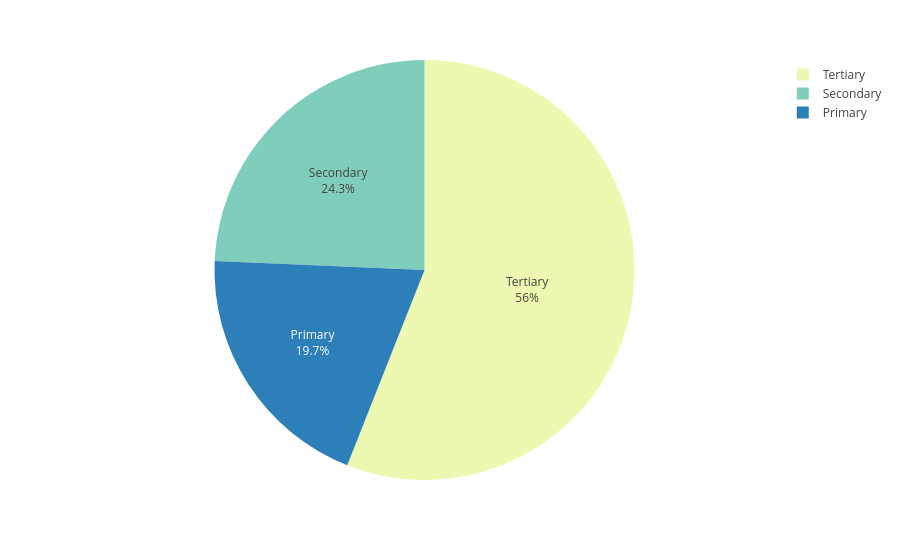

This figure's notebook cell:
### Code cell
import plotly.express as px
agg_df = df.groupby("nature_dependency")["count"].sum().reset_index()

# Sort the result for better readability (optional)
agg_df = agg_df.sort_values(by="count", ascending=False)

print(agg_df)

color_map = {
    "Primary": "#2c7fb8",   # example color
    "Secondary": "#7fcdbb",
    "Tertiary": "#edf8b1"
}

color_map = {
    "Primary": "#2c7fb8",
    "Secondary": "#7fcdbb",
    "Tertiary": "#edf8b1"
}

# Create the pie chart
fig = px.pie(
    agg_df,
    values='count',
    names='nature_dependency',
    color='nature_dependency',
    color_discrete_map=color_map
)

# Add persistent text labels
fig.update_traces(
    textinfo='label+percent',  # label, percent, and raw count
    textposition='inside'  # or 'outside' for external labels
)

fig.show()

### Figure 1 — Plotly figure (JSON) as saved in the notebook; plotly's stock layout.template omitted (floating-point values rounded to 4 significant figures)
{"data": [{"customdata": [["Tertiary"], ["Secondary"], ["Primary"]], "domain": {"x": [0, 1], "y": [0, 1]}, "hovertemplate": "nature_dependency=%{customdata[0]}<br>count=%{value}<extra></extra>", "labels": ["Tertiary", "Secondary", "Primary"], "legendgroup": "", "marker": {"colors": ["#edf8b1", "#7fcdbb", "#2c7fb8"]}, "name": "", "showlegend": true, "textinfo": "label+percent", "textposition": "inside", "type": "pie", "values": [8467, 3678, 2975]}], "layout": {"legend": {"tracegroupgap": 0}, "margin": {"t": 60}}}
